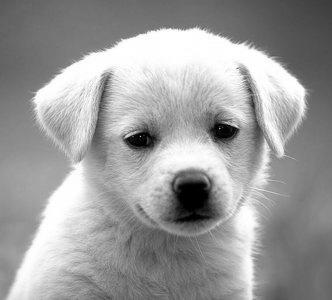
#> input picture A1/A1_resources/puppy.jpg, 332 x 300 px
$ python Q8.py
#> lines starting #> are read from the running program, lines starting #| are printed output that depends on the picture; after the words box and inside, x2 and y2 are one past the last pixel; in counts of white or black regions, pixels touching at a corner belong together
import matplotlib.pyplot as plt
import numpy as np
import pdb
from skimage import img_as_ubyte
from skimage.io import imread


def BitSlice(img, bit):
    """Find the bit slice from the image."""
    assert bit in list(range(0, 8))
    shape = img.shape
    bit_value = 2**bit
    bit_mask = np.ones(shape, dtype=np.uint8) * bit_value

    bit_slice = np.bitwise_and(img, bit_mask) / bit_value
    return bit_slice


def showSlice(img):
    plt.imshow(img*255, 'gray')
    plt.show()


if __name__ == "__main__":
    # Read image and convert to 8bit grayscale
    img = imread("A1_resources/puppy.jpg", as_gray=True)
#> img is the input picture: shape (300, 332) float64; min 0, max 1, mean 0.611
    img = img_as_ubyte(img)

    BitSlice(img, 5)
#> in BitSlice, `bit_slice = np.bitwise_and(img, bit_mask) / bit_value`:
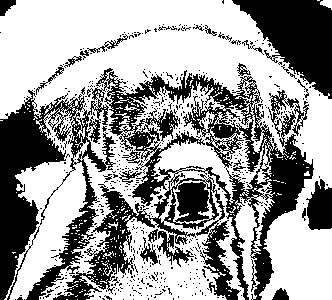
#> bit_slice: shape (300, 332) float64; values 0 (black) and 1 (white), 61.6% white; 522 black regions (495 under 20 px), largest, box (x1, y1, x2, y2) and area: (0, 68, 314, 300) 28547, (232, 0, 332, 99) 5351, (306, 179, 332, 230) 988

$ run again, with A1/A1_resources/bg_2.jpg copied over A1/A1_resources/puppy.jpg
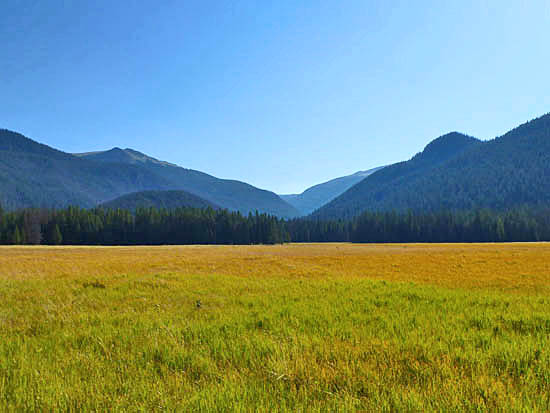
#> input picture A1/A1_resources/bg_2.jpg, 550 x 413 px
#> `img = imread("A1_resources/puppy.jpg", as_gray=True)`:
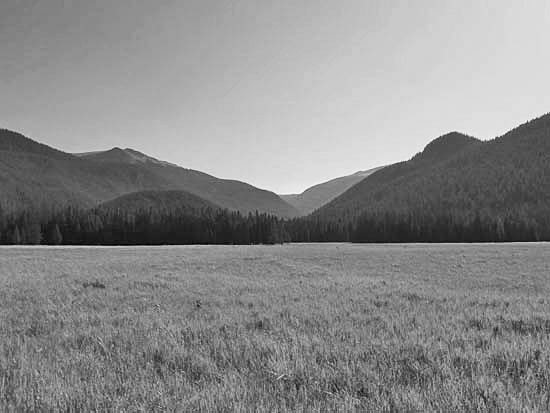
#> img: shape (413, 550) float64; min 0.00141, max 0.976, mean 0.544
#> in BitSlice, `bit_slice = np.bitwise_and(img, bit_mask) / bit_value`:
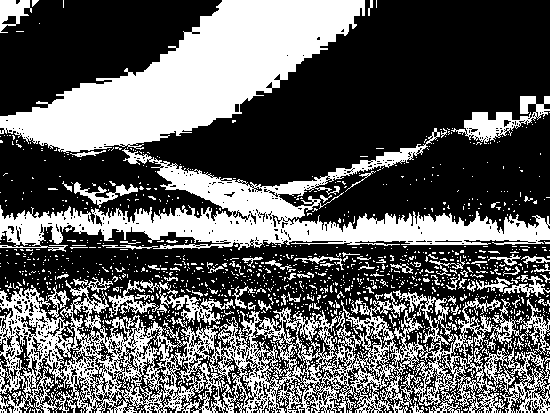
#> bit_slice: shape (413, 550) float64; values 0 (black) and 1 (white), 36.8% white; 1348 white regions (1263 under 20 px), largest, box (x1, y1, x2, y2) and area: (0, 277, 505, 413) 25970, (0, 0, 365, 153) 24633, (0, 128, 550, 252) 18136
